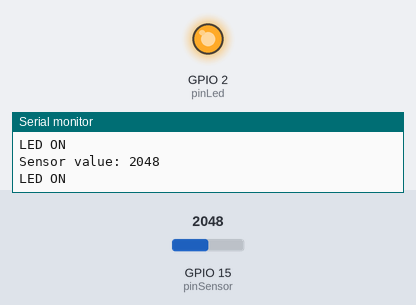
Recording of a program running on a simulated ESP32. Parts: output pins drawn as LEDs (lit = HIGH), the last lines printed to the serial monitor. The test bench sets the inputs (shaded band); at power-on: GPIO 15 (pinSensor) = 2048.

Above: at 1.2 s.
1.3 s: GPIO 15 (pinSensor) set to 2452
2.8 s: GPIO 15 (pinSensor) set to 2551
At 3.7 s:
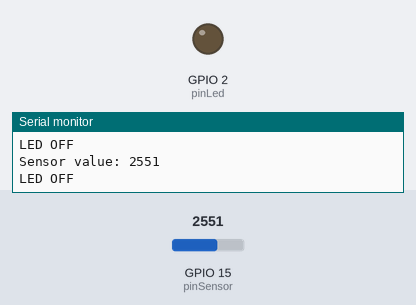
4.3 s: GPIO 15 (pinSensor) set to 2460
At 5.0 s:
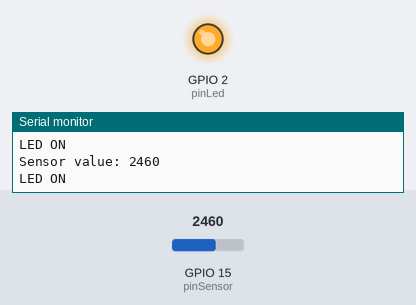
5.8 s: GPIO 15 (pinSensor) set to 2540
At 6.3 s:
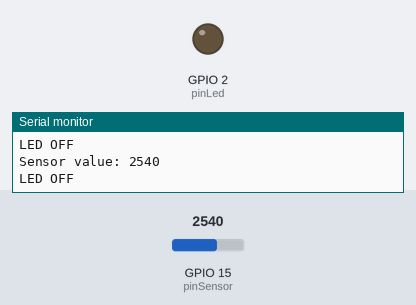
Timing chart, 0 to 8.3 s (numbered marks = the images above; inputs shaded):
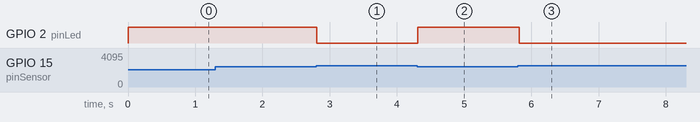

Measured:
- the behaviour switches between 2500 and 2501 on GPIO 15 (pinSensor) (found by bisection; images 0 and 1)
- after the input at 2.8 s, GPIO 2 (pinLed): HIGH → LOW at once
- after the input at 4.3 s, GPIO 2 (pinLed): LOW → HIGH at once
- after the input at 5.8 s, GPIO 2 (pinLed): HIGH → LOW at once

The program:

main.cpp
```cpp
#include <Arduino.h>

/*
Make sure you use a voltage divider to step down the voltage from the sensor to a safe level for the ESP32 ADC input (0-5V).
Use a 10kΩ resistor in series with the sensor output.
*/

#define pinSensor 15
#define pinLed 2
const int threshold = 2500; // Example threshold value for the sensor

void setup() {
    Serial.begin(115200);
    Serial.println("Starting ...");

    pinMode(pinSensor, INPUT); // Set the sensor pin as input
    pinMode(pinLed, OUTPUT);

    Serial.println("Setup complete");
}

void loop() {
    int sensorValue = analogRead(pinSensor); // range 0 - 4095 for 12-bit ADC

    Serial.print("Sensor value: ");
    Serial.println(sensorValue);

    if (sensorValue > threshold) {
        digitalWrite(pinLed, LOW); // Turn the LED off
        Serial.println("LED OFF");
    } else {
        digitalWrite(pinLed, HIGH); // Turn the LED on
        Serial.println("LED ON");
    }

  delay(100);
}
```
